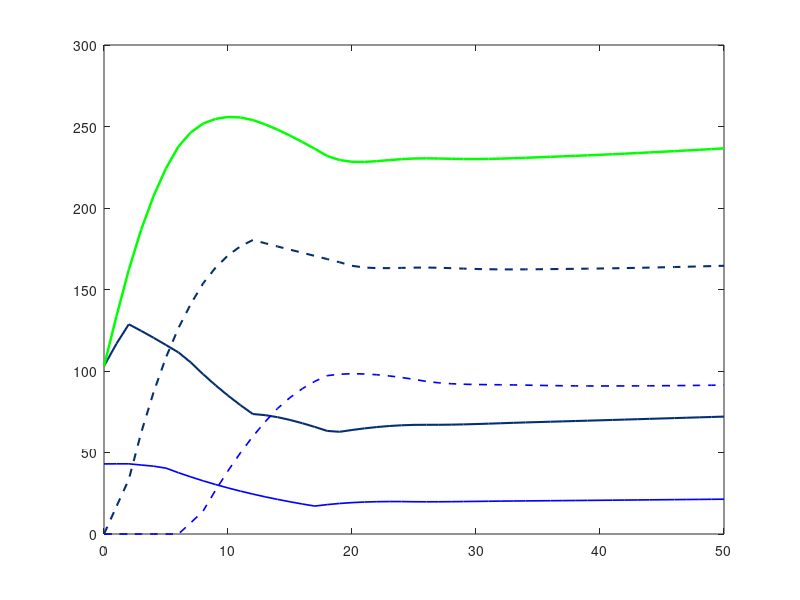

This chart was generated by the following MATLAB code: (Note: this script raises an error after producing the figure.)
clear all;



%%
%Condor model
function [t, Wjuveniles, Wadults, Wtotal, Cjuveniles, Cadults, Ctotal, TotalBirds, Y1, WY1] = runCondorModel()
% initialization of variables and Rates

CR =  1.8/2; % The Female birth Rate assuming double clutching /2 for no double clutching


WR = 0.3729/2; % wild female birth rate

num_years = 50; % simulation time in years

t = 0: num_years;

Kr = 1 - 0.8; % the keep rate of juvenile condors
Rr = 0.8;     % the release rate of juvenile condors

% mortality rates

% year(0:1) newborns
% year(1:2) juveniles
% year(1:6) captive immature, year(1:7) wild immature
% year(7:t) captive adults, year(8:t) wild adults

% part A
% ACMR = 0.086; % captive adult mortality rate
% AWMR = 0.086; % wild adult mortality rate
% 
% ICMR = 0.086; % captive mortality rate for immature condors
% IWMR = 0.086; % wild mortality rate for immature condors
% 
% JCMR = 0.086; % captive juvenile mortality rate
% JWMR = 0.086; % wild juvenile mortaltiy rate


%Part B
ACMR = 0.069; % captive adult mortality rate
AWMR = 0.069; % wild adult mortality rate
% 
ICMR = 0.138; % captive mortality rate for immature condors
IWMR = 0.138; % wild mortality rate for immature condors
% 
JCMR = 0.138; % captive juvenile mortality rate
JWMR = 0.138; % wild juvenile mortaltiy rate


%survival rates

ACSR = 1 - ACMR;  %survival rate of captive adults
AWSR = 1 - AWMR;  %survival rate of wild adults

ICSR = 1 - ICMR; % captive survival rate for immature condors
IWSR = 1 - IWMR; % wild survival rate for immature condors

JCSR = 1 - JCMR;  % captive juvenile survival rate
JWSR = 1 - JWMR;  % wild juvenile survival rate



Captivecap = 150/2; % number of pairs of captive condors
Wildcap = 400/2;    % number of pairs of wild condors



% Define arrays and fill with 0's ahead of time to pre-allocate space
%arrays start at 1 in matlab not 0... odd 
%captive and wild groups, vectors 

%data stored as condor pairs

Y0 = zeros(1, num_years);
Y1 = zeros(1, num_years);
Y2 = zeros(1, num_years);
Y3 = zeros(1, num_years);
Y4 = zeros(1, num_years);
Y5 = zeros(1, num_years);
Y6 = zeros(1, num_years);
Y7 = zeros(1, num_years);
A  = zeros(1, num_years);




WY0 = zeros(1, num_years);
WY1 = zeros(1, num_years);
WY2 = zeros(1, num_years);
WY3 = zeros(1, num_years);
WY4 = zeros(1, num_years);
WY5 = zeros(1, num_years);
WY6 = zeros(1, num_years);
WY7 = zeros(1, num_years);
WY8 = zeros(1, num_years);
WA  = zeros(1, num_years);

% setting initial conditions

% Y5(1) = 20;
% Y6(1) = 20;
% WY5(1) = 20;
% WY6(1) = 20;


Y0(1) = 44/2;
Y1(1) = 39/2;
Y2(1) = 7/2;
Y3(1) = 8/2;
Y4(1) = 7/2;
Y5(1) = 8/2;
Y6(1) = 7/2;
Y7(1) = 8/2;
A(1) = 86/2;

for yr = 2: num_years + 1
    
    Ctotal_prev = Y0(yr-1) + Y1(yr-1) + Y2(yr-1) + Y3(yr-1) + Y4(yr-1) + Y5(yr-1) + Y6(yr-1) + A(yr-1);

    Wtotal_prev = WY0(yr-1) + WY1(yr-1) + WY2(yr-1) + WY3(yr-1) + WY4(yr-1) + WY5(yr-1) + WY6(yr-1) + WY7(yr-1) + WA(yr-1);
    
    WCC = 1 - (Wtotal_prev / Wildcap); % we might have to add a clamp here to prevent a negative value subtracting born chicks

 
    


    if Ctotal_prev <= Captivecap 

        Kr = 1 - 0.8;
        Rr = 1 - Kr;

    else 
        Kr = 1 - 1;
        Rr = 1 - Kr;
    end

    %if Ctotal_prev <= Captivecap 
        
        %captive condor section
        
        adultsEligibleToReproduce = A(yr-1);
        
        Y0(yr) = (adultsEligibleToReproduce * CR);  % just born
        
        Y1(yr) = Y0(yr-1);         % living out their first year, no release
    
        Y2(yr) = Y1(yr-1) *  Kr * JCSR;   % start of pre-adult years
        Y3(yr) = Y2(yr-1) *  ICSR;
        Y4(yr) = Y3(yr-1) *  ICSR;
        Y5(yr) = Y4(yr-1) *  ICSR;
        Y6(yr) = Y5(yr-1) *  ICSR;   
        Y7(yr) = 0;   % end of pre-adult years
        A(yr) = A(yr-1) * ACSR + Y6(yr-1) * ICSR;  % adults
    
    
    
    
        %wild condors
    
        WildadultsEligibleToReproduce = WA(yr-1);
    
        WY0(yr) = (WildadultsEligibleToReproduce * WR * WCC);  % just born
    
        WY1(yr) = WY0(yr-1); % juveniles         
    
        WY2(yr) = (WY1(yr-1) * JWSR + Y1(yr-1) * Rr * JCSR);
        WY3(yr) = WY2(yr-1) * IWSR;
        WY4(yr) = WY3(yr-1) * IWSR;
        WY5(yr) = WY4(yr-1) * IWSR;
        WY6(yr) = WY5(yr-1) * IWSR;   
        WY7(yr) = WY6(yr-1) * IWSR; 
        WY8(yr) = 0;        % end of juv years
        WA(yr) = WA(yr-1) * AWSR + WY7(yr-1) * IWSR;  % adults
    
    
    end
    
% Group totals for plotting
% combining arrays to account for the correct groups for captive 
Cjuveniles = Y1 + Y2 + Y3 + Y4 + Y5 + Y6;
Cadults    = A;
Ctotal     = Y0 + Cjuveniles + Cadults;
Wjuveniles = WY1 + WY2 + WY3 + WY4 + WY5 + WY6 + WY7;
Wadults    = WA;
Wtotal     = WY0 + Wjuveniles + Wadults;
TotalBirds = Wtotal + Ctotal;
end
%%

Captivecap = 150/2;
Wildcap = 400/2;

[t, Wjuveniles, Wadults, Wtotal, Cjuveniles, Cadults, Ctotal, TotalBirds, Y1, WY1] = runCondorModel();
figure;
plot(t, Ctotal, 'Color', '#052F73', 'LineWidth', 1.5); hold on;
plot(t, Wtotal,'Color',  '#052f73', 'LineWidth', 1.5, 'LineStyle', '--');
plot(t, Cadults, 'b', 'LineWidth', 1.2);
plot(t, Wadults, '--b', 'LineWidth', 1.2);
plot(t, TotalBirds, 'g', 'LineWidth', 1.8);

yline(Captivecap,'--c', 'LineWidth', 2.5);
yline(Wildcap,'--k', 'LineWidth', 2.5);
grid on;

legend('Captive Total Pairs', 'Wild Total Pairs', 'Captive Adults Pairs', 'Wild Adults Pairs','TotalBirds Pairs','Captivecap', 'Wildcap','Location', 'northwest');
xlabel('Years');
ylabel('Number of Condor Pairs');
title('Captive and Wild Condor Pair Populations (Project 3)');
%%

figure;
plot(t, WY1, '--c', 'LineWidth', 1.5); 
hold on;                                     % Keeps the green line visible
plot(t, Y1, 'c', 'LineWidth', 1.5); 
yline(Captivecap, '--k', 'LineWidth', 2.5);
yline(Wildcap, '--r', 'LineWidth', 2.5);
hold off;

grid on;
legend('Wild Juveniles Pairs', 'Captive Juveniles Pairs', 'Captivecap', 'Wildcap', 'Location', 'northwest');
xlabel('Years');
ylabel('Number of Condor Pairs');
title('Captive and Wild Condor Pair Populations (Project 3)');
